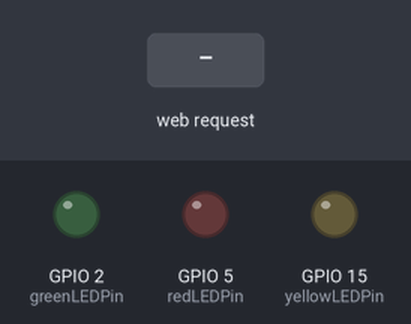
Bench run of a sketch on a simulated ESP8266 (NodeMCU). Shown: output pins drawn as LEDs (lit = HIGH). The test bench sets the inputs (shaded band). WiFi joins after 1.5 s; servers stay silent unless stated; what the sketch prints to the serial monitor is not drawn.

Above: at 3.7 s.
3.8 s: HTTP request GET /redLEDOn received
At 4.5 s:
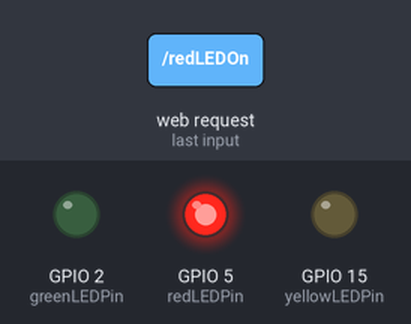
5.3 s: HTTP request GET /yellowLEDOn received
At 5.6 s:
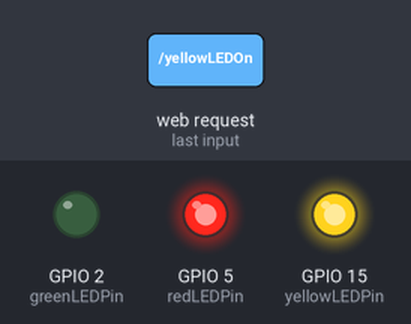
6.8 s: HTTP request GET /redLEDOff received
At 8.0 s:
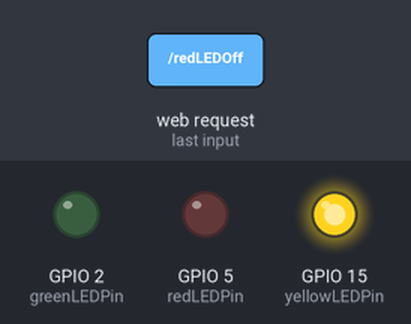
8.3 s: HTTP request GET /greenLEDOn received
At 9.1 s:
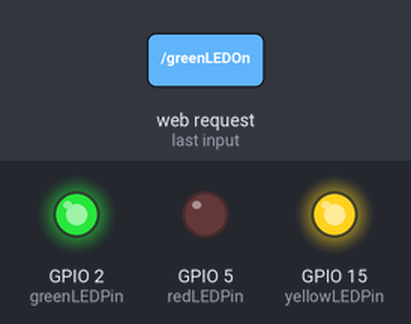
9.8 s: HTTP request GET /yellowLEDOff received
At 10.3 s:
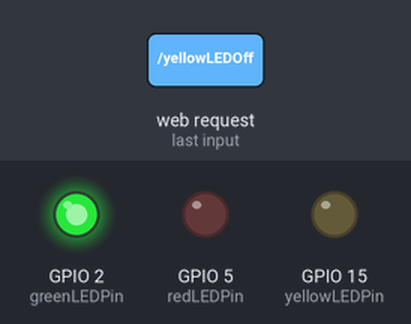
11.3 s: HTTP request GET /greenLEDOff received
At 12.6 s:
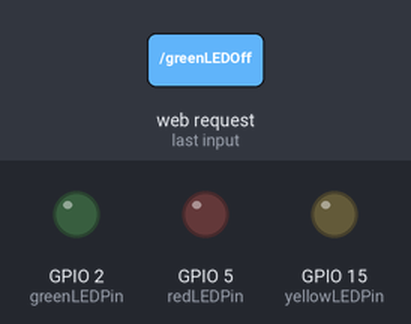
Timing chart, 0 to 13.8 s (numbered marks = the images above; inputs shaded):
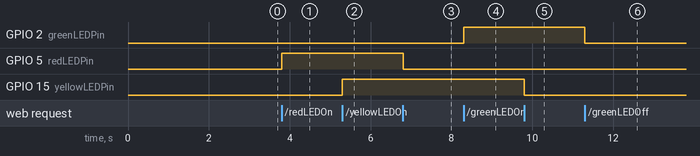

Measured:
- after the input at 3.8 s, GPIO 5 (redLEDPin): LOW → HIGH at once
- after the input at 5.3 s, GPIO 15 (yellowLEDPin): LOW → HIGH at once
- after the input at 6.8 s, GPIO 5 (redLEDPin): HIGH → LOW at once
- after the input at 8.3 s, GPIO 2 (greenLEDPin): LOW → HIGH at once
- after the input at 9.8 s, GPIO 15 (yellowLEDPin): HIGH → LOW at once
- after the input at 11.3 s, GPIO 2 (greenLEDPin): HIGH → LOW at once

The sketch:

nodemcu_control_3_led.ino
```cpp
#include <ESP8266WiFi.h>
#include <WiFiClient.h>
#include <ESP8266WebServer.h>

// Replace with your network credentials
const char* ssid = "DBZ";
const char* password = "ganimedkalisto";

ESP8266WebServer server(80);   //instantiate server at port 80 (http port)

String page = "";
int redLEDPin = 5;
int yellowLEDPin = 15;
int greenLEDPin = 2;
void setup(void){
  //the HTML of the web page
  page = "<h1>Simple NodeMCU Web Server</h1>\
  <p><span>Red LED</span><a href=\"redLEDOn\"><button>ON</button></a>&nbsp;<a href=\"redLEDOff\"><button>OFF</button></a></p>\
  <p><span>Yellow LED</span><a href=\"yellowLEDOn\"><button>ON</button></a>&nbsp;<a href=\"yellowLEDOff\"><button>OFF</button></a></p>\
  <p><span>Green LED</span><a href=\"greenLEDOn\"><button>ON</button></a>&nbsp;<a href=\"greenLEDOff\"><button>OFF</button></a></p>";
  //make the red LED pin output and initially turned off
  pinMode(redLEDPin, OUTPUT);
  digitalWrite(redLEDPin, LOW);
  //make the yellow LED pin output and initially turned off
  pinMode(yellowLEDPin, OUTPUT);
  digitalWrite(yellowLEDPin, LOW);
  //make the green LED pin output and initially turned off
  pinMode(greenLEDPin, OUTPUT);
  digitalWrite(greenLEDPin, LOW);

  delay(1000);
  Serial.begin(115200);
  WiFi.begin(ssid, password); //begin WiFi connection
  Serial.println("");

  // Wait for connection
  while (WiFi.status() != WL_CONNECTED) {
    delay(500);
    Serial.print(".");
  }
  Serial.println("");
  Serial.print("Connected to ");
  Serial.println(ssid);
  Serial.print("IP address: ");
  Serial.println(WiFi.localIP());

  server.on("/", [](){
    server.send(200, "text/html", page);
  });
  server.on("/redLEDOn", [](){
    server.send(200, "text/html", page);
    digitalWrite(redLEDPin, HIGH);
    delay(1000);
  });
  server.on("/redLEDOff", [](){
    server.send(200, "text/html", page);
    digitalWrite(redLEDPin, LOW);
    delay(1000);
  });
  server.on("/yellowLEDOn", [](){
    server.send(200, "text/html", page);
    digitalWrite(yellowLEDPin, HIGH);
    delay(1000);
  });
  server.on("/yellowLEDOff", [](){
    server.send(200, "text/html", page);
    digitalWrite(yellowLEDPin, LOW);
    delay(1000);
  });
  server.on("/greenLEDOn", [](){
    server.send(200, "text/html", page);
    digitalWrite(greenLEDPin, HIGH);
    delay(1000);
  });
  server.on("/greenLEDOff", [](){
    server.send(200, "text/html", page);
    digitalWrite(greenLEDPin, LOW);
    delay(1000);
  });
  server.begin();
  Serial.println("Web server started!");
}

void loop(void){
  server.handleClient();
}
```
